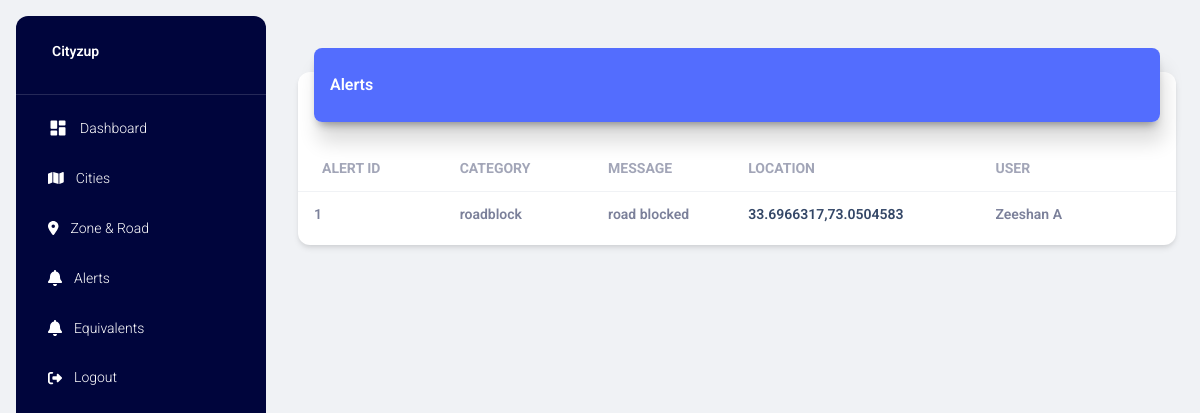
/alerts/ (signed in), run on an earlier commit of the app's database.
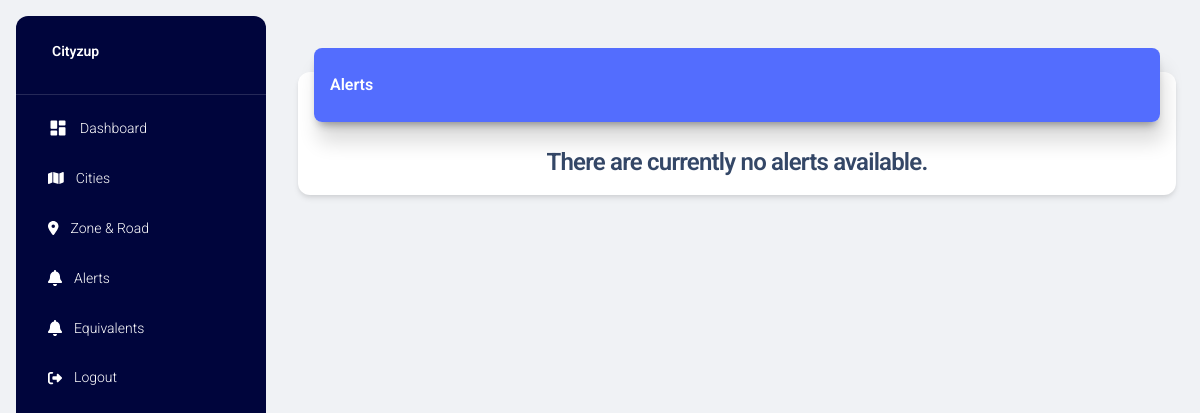
And on a later commit of the database.
### project/models.py (models this page shows, shortened)
class Alert(db.Model):
    a_id = db.Column(db.Integer, primary_key=True)
    a_category = db.Column(db.String(255), nullable=False)
    a_photo = db.Column(db.String(255))
    a_message = db.Column(db.String(255), nullable=False)
    a_latitude = db.Column(db.Float, nullable=False)
    a_longitude = db.Column(db.Float, nullable=False)
    a_points = db.Column(db.Integer, nullable=False)
    z_id = db.Column(db.Integer, db.ForeignKey('zone.z_id'), nullable=False)
    zone = db.relationship('Zone', backref=db.backref('alerts', lazy=True))
    au_id = db.Column(db.Integer, db.ForeignKey('app_user.au_id'), nullable=False)
    app_user = db.relationship('AppUser', backref=db.backref('alerts', lazy=True))

class AppUser(db.Model):
    au_id = db.Column(db.Integer, primary_key=True)
    au_full_name = db.Column(db.String(100), nullable=False)
    au_email = db.Column(db.String(120), unique=True, nullable=False)
    au_mobile_number = db.Column(db.String(15), unique=True, nullable=False)
    au_password_hash = db.Column(db.String(128), nullable=False)
    au_photo = db.Column(db.String(255), nullable=True)

### project/main.py (the view)
@main.route("/alerts/")
@login_required
def get_alerts_with_user_info():
    alerts_with_user_info = db.session.query(
        Alert,
        AppUser
    ).join(AppUser).all()
    result = []
    for alert, user in alerts_with_user_info:
        result.append({
            'a_id': alert.a_id,
            'a_category': alert.a_category,
            'a_photo': alert.a_photo,
            'a_message': alert.a_message,
            'a_latitude': alert.a_latitude,
            'a_longitude': alert.a_longitude,
            'au_full_name': user.au_full_name,
            'au_email': user.au_email,
            'au_mobile_number': user.au_mobile_number
        })
    title = 'Alerts'
    page_title = 'Alerts'
    return render_template('alerts.html', alerts=result, page_title=page_title, title=title)

### project/models.py (called while the page is built)
@login_manager.user_loader
def load_user(user_id):
    return User.query.get(int(user_id))

### project/templates/alerts.html (shortened to what this page needs)
{% extends "layout.html" %} {% block title %} {% endblock %} {% block content %}
<div class="container-fluid py-4">
    <div class="row">
        <div class="col-12">
            <div class="card my-4">
                <div class="card-header p-0 position-relative mt-n4 mx-3 z-index-2">
                    <div class="bg-gradient-primary shadow-primary border-radius-lg pt-4 pb-3">
                        <h6 class="text-white text-capitalize ps-3">Alerts</h6>
                    </div>
                </div>
                <div class="card-body px-0 pb-2">
                    <div class="table-responsive p-0">
                        {% if alerts|length > 0 %}
                        <table class="table align-items-center mb-0">
                            <thead>
                                <tr>
                                    <th class="text-uppercase text-secondary text-sm font-weight-bolder opacity-7">
                                        Alert ID
                                    </th>
                                    <th class="text-uppercase text-secondary text-sm font-weight-bolder opacity-7 ps-2">
                                        Category
                                    </th>
                                    <th class="text-uppercase text-secondary text-sm font-weight-bolder opacity-7 ps-2">
                                        Message
                                    </th>
                                    <th class="text-uppercase text-secondary text-sm font-weight-bolder opacity-7 ps-2">
                                        Location
                                    </th>
                                    <th class="text-uppercase text-secondary text-sm font-weight-bolder opacity-7 ps-2">
                                        User
                                    </th>
                                    <th class="text-secondary opacity-7"></th>
                                </tr>
                            </thead>
                            <tbody>
                                {% for alert in alerts %}
                                <tr>
                                    <td>
                                        <div class="d-flex px-2 py-1">
                                            <div class="d-flex flex-column justify-content-center">
                                                <p class="text-sm font-weight-bold mb-0">{{ alert.a_id }}</p>
                                            </div>
                                        </div>
                                    </td>
                                    <td>
                                        <p class="text-sm font-weight-bold mb-0">{{ alert.a_category }}</p>
                                    </td>
                                    <td>
                                        <p class="text-sm font-weight-bold mb-0">{{ alert.a_message }}</p>
                                    </td>
                                    <td>
                                        <a href="https://www.google.com/maps/place/{{ alert.a_latitude }},{{ alert.a_longitude }}"
                                            target="_blank">
                                            <p class="text-sm font-weight-bold mb-0">{{ alert.a_latitude }},{{
                                                alert.a_longitude }}</p>
                                        </a>
                                    </td>
                                    <td>
                                        <p class="text-sm font-weight-bold mb-0">{{ alert.au_full_name }}</p>
                                    </td>
                                    <td class="align-middle">
                                    </td>
                                </tr>
                                {% endfor %}
                            </tbody>
                        </table>
                        {% else %}
                        <h4 class="text-center">There are currently no alerts available.</h4>
                        {% endif %}
                    </div>
                </div>
            </div>
        </div>
    </div>
</div>
{% endblock %}

### project/templates/layout.html (shortened to what this page needs)
<!DOCTYPE html>
<html lang="en">
<head>
  <link href="{{url_for('static',filename='css/nucleo-icons.css')}}" rel="stylesheet" />
  <link href="{{url_for('static',filename='css/nucleo-svg.css')}}" rel="stylesheet" />
  <link rel="stylesheet" href="{{url_for('static',filename='fontawesome-free-6.3.0-web/css/all.min.css')}}">
  <link id="pagestyle" href="{{url_for('static',filename='css/material-dashboard.css')}}" rel="stylesheet" />
  <link rel="stylesheet" href="{{url_for('static',filename='css/styles.css')}}">
</head>
<body class="g-sidenav-show  bg-gray-200">
  <aside
    class="sidenav navbar navbar-vertical navbar-expand-xs border-0 border-radius-xl my-3 fixed-start ms-3   bg-gradient-dark"
    id="sidenav-main">
    <div class="sidenav-header">
      <a class="navbar-brand m-0" href="">
        <span class="ms-1 font-weight-bold text-white">Cityzup</span>
      </a>
    </div>
    <hr class="horizontal light mt-0 mb-2">
    <div class="collapse navbar-collapse  w-auto  max-height-vh-100" id="sidenav-collapse-main">
      <ul class="navbar-nav">
        <li class="nav-item">
          <a class="nav-link text-white" href="{{ url_for('main.home') }}">
            <div class="text-white text-center me-2 d-flex align-items-center justify-content-center">
              <i class="material-icons opacity-10">dashboard</i>
            </div>
            <span class="nav-link-text ms-1">Dashboard</span>
          </a>
        </li>
        <li class="nav-item">
          <a class="nav-link text-white " href="{{ url_for('main.cities') }}">
            <div class="text-white text-center me-2 d-flex align-items-center justify-content-center">
            </div>
            <span class="nav-link-text ms-1">Cities</span>
          </a>
        </li>
        <li class="nav-item">
          <a class="nav-link text-white" href="{{url_for('main.zones_and_roads')}}">
            <div class="text-white text-center me-2 d-flex align-items-center justify-content-center">
            </div>
            <span class="nav-link-text ms-1">Zone & Road</span>
          </a>
        </li>
        <li class="nav-item">
          <a class="nav-link text-white" href="{{url_for('main.get_alerts_with_user_info')}}">
            <div class="text-white text-center me-2 d-flex align-items-center justify-content-center">
            </div>
            <span class="nav-link-text ms-1">Alerts</span>
          </a>
        </li>
        <li class="nav-item">
          <a class="nav-link text-white" href="{{url_for('main.equivalents')}}">
            <div class="text-white text-center me-2 d-flex align-items-center justify-content-center">
            </div>
            <span class="nav-link-text ms-1">Equivalents</span>
          </a>
        </li>
        <li class="nav-item">
          <a class="nav-link text-white " href="{{url_for('auth.logout')}}">
            <div class="text-white text-center me-2 d-flex align-items-center justify-content-center">
            </div>
            <span class="nav-link-text ms-1">Logout</span>
          </a>
        </li>
      </ul>
    </div>
  </aside>
  <main class="main-content position-relative max-height-vh-100 h-100 border-radius-lg ">
    <nav class="navbar navbar-main navbar-expand-lg px-0 mx-4 shadow-none border-radius-xl" id="navbarBlur"
      navbar-scroll="true">
      <div class="container-fluid py-1 px-3">
      </div>
    </nav>
    <div class="">
      {% block content %}{% endblock %}
    </div>
  </main>
</body>
</html>

### project/static/css/styles.css (style rules this page uses)
.bg-gradient-primary { background-image: linear-gradient(195deg, #536dfe 0%, #536dfe 100%); }
.bg-gradient-dark { background-image: linear-gradient(195deg, #00053c 0%, #00053c 100%); }
.shadow-primary { box-shadow: 4px 20px 20px rgba(0, 0, 0, 0.14), 0px 7px 10px -5px rgba(0, 0, 0, 0.4) !important }

### project/templates/layout.html (style rules this page uses)
svg { fill: #f9fafd }
svg { fill: #ffffff }

What changed in the data, as far as the page shows it:
removed Alert: a_id "1", a_category "roadblock", a_message "road blocked", a_latitude "33.6966317", a_longitude "73.0504583", au_full_name "Zeeshan A"
Also different on the page:
text no longer shown: "ALERT ID CATEGORY MESSAGE LOCATION USER"
text now shown: "There are currently no alerts available."
